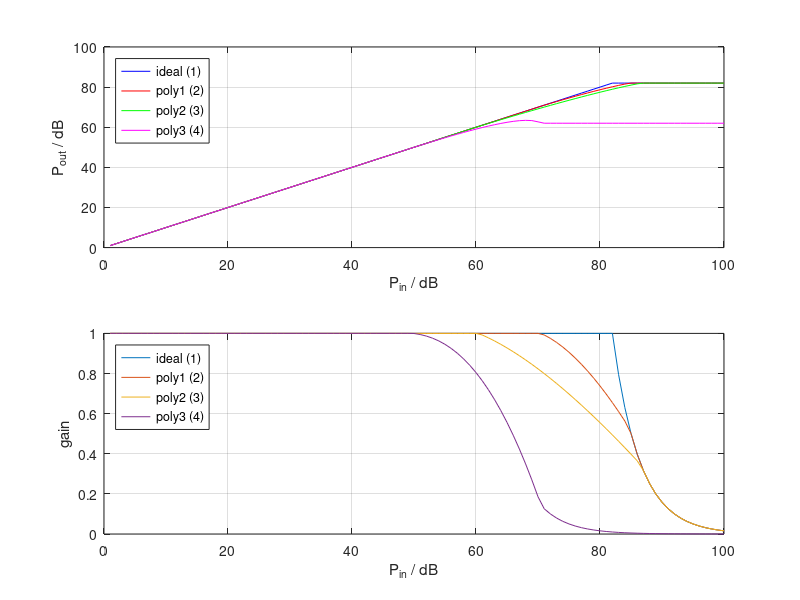

MATLAB code to generate this figure:
% %%
function [gain] = agc_lut(~)
    n = 100;
    P_in = 1:n;

    lut = ones(n,4);

    % ideal, index 1
    max = 82;
    for i = 1:n
        if i > max
            lut(i,1) = 10^(max/10) / 10^(i/10);
        end
    end 

        
    % dB polynomial 1, index 2
    for i = 1:n
        if i > max
            lut(i,2) = 10^(max/10) / 10^(i/10);
        end
    end
    x_poly = [62 74 77 85];
    y_poly = [62 60 75 42];
    p_coeff = polyfit(x_poly, y_poly, 2);
    yy = polyval(p_coeff, P_in);
    lut(71:84, 2) = yy(71:84) ./ P_in(71:84);
    
    
    % dB polynomial 2, index 3
    for i = 1:n
        if i > max
            lut(i,3) = 10^(max/10) / 10^(i/10);
        end
    end
    x_poly = [40 55 70 90];
    y_poly = [35 55 60 20];
    p_coeff = polyfit(x_poly, y_poly, 2);
    yy = polyval(p_coeff, P_in);
    lut(61:86, 3) = yy(61:86) ./ P_in(61:86);
    
    % dB polynomial 3, index 4
    max1 = 62;
    for i = 1:n
        if i > max1
            lut(i,4) = 10^(max1/10) / 10^(i/10);
        end
    end
    x_poly = [28 46 55 70];
    y_poly = [40 46 52 13];
    p_coeff = polyfit(x_poly, y_poly, 3);
    yy = polyval(p_coeff, P_in);
    lut(50:70, 4) = yy(50:70) ./ P_in(50:70);
    
%     clf;
%     plot(P_in, P_in'.*lut(P_in,1), P_in, P_in'.*lut(P_in, 4))
%     grid on;
%     for i = 1:n
%         if i > max
%             lut(i,4) = 10^(max/10) / 10^(i/10);
%         end
%     end
%     x_poly = [38 56 75 90];
%     y_poly = [40 46 42 15];
%     p_coeff = polyfit(x_poly, y_poly, 2);
%     yy = polyval(p_coeff, P_in);
%     lut(46:89, 4) = yy(46:89) ./ P_in(46:89);
    
    % return prefered lookup table
    % 1 = ideal
    % 2 = polynomial 1
    % 3 = polynomial 2
    % 4 = polynomial 3
   
    gain = lut(:,4);

% PLOT
if 1 == 1
    clf;
    figure(2)
    subplot(211)
    plot(P_in, 10.*log10((10.^(P_in./10))'.*(lut(P_in,1))), 'b')
    hold on
    plot(P_in, 10.*log10((10.^(P_in./10))'.*(lut(P_in,2))), 'r')
    plot(P_in, 10.*log10((10.^(P_in./10))'.*(lut(P_in,3))), 'g')
    plot(P_in, 10.*log10((10.^(P_in./10))'.*(lut(P_in,4))), 'm')
    xlabel('P_{in} / dB')
    ylabel('P_{out} / dB')
    grid on
    legend('ideal (1)','poly1 (2)','poly2 (3)','poly3 (4)','Location','northwest')    
    subplot(212)
    plot(P_in, lut(:,:))
    grid on
    legend('ideal (1)','poly1 (2)','poly2 (3)','poly3 (4)','Location','northwest')
    xlabel('P_{in} / dB')
    ylabel('gain')
end

% EXPORT TO FILE
if 1 == 0
    export_curve = 4;
    fileID = fopen('matlab_gain_lut_poly3_62dB.txt','wt');
    fprintf(fileID, '%1.15f\n', lut(:,export_curve));
    fclose(fileID);
end
